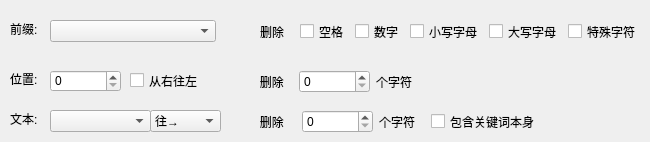
       <widget class="QWidget" name="tab_4">
        <attribute name="title">
         <string>删除</string>
        </attribute>
        <widget class="QCheckBox" name="checkBox_5">
         <property name="geometry">
          <rect>
           <x>130</x>
           <y>70</y>
           <width>84</width>
           <height>21</height>
          </rect>
         </property>
         <property name="text">
          <string>从右往左</string>
         </property>
        </widget>
        <widget class="QComboBox" name="comboBox_12">
         <property name="geometry">
          <rect>
           <x>50</x>
           <y>20</y>
           <width>166</width>
           <height>22</height>
          </rect>
         </property>
        </widget>
        <widget class="QLabel" name="label_11">
         <property name="geometry">
          <rect>
           <x>10</x>
           <y>20</y>
           <width>58</width>
           <height>17</height>
          </rect>
         </property>
         <property name="text">
          <string>前缀:</string>
         </property>
        </widget>
        <widget class="QLabel" name="label_12">
         <property name="geometry">
          <rect>
           <x>10</x>
           <y>110</y>
           <width>58</width>
           <height>17</height>
          </rect>
         </property>
         <property name="text">
          <string>文本:</string>
         </property>
        </widget>
        <widget class="QLabel" name="label_13">
         <property name="geometry">
          <rect>
           <x>10</x>
           <y>70</y>
           <width>58</width>
           <height>17</height>
          </rect>
         </property>
         <property name="text">
          <string>位置:</string>
         </property>
        </widget>
        <widget class="QSpinBox" name="spinBox_2">
         <property name="geometry">
          <rect>
           <x>50</x>
           <y>70</y>
           <width>71</width>
           <height>22</height>
          </rect>
         </property>
        </widget>
        <widget class="QComboBox" name="comboBox_13">
         <property name="geometry">
          <rect>
           <x>50</x>
           <y>110</y>
           <width>101</width>
           <height>22</height>
          </rect>
         </property>
        </widget>
        <widget class="QComboBox" name="comboBox_14">
         <property name="geometry">
          <rect>
           <x>150</x>
           <y>110</y>
           <width>71</width>
           <height>22</height>
          </rect>
         </property>
         <item>
          <property name="text">
           <string>往→</string>
          </property>
         </item>
         <item>
          <property name="text">
           <string>往←</string>
          </property>
         </item>
         <item>
          <property name="text">
           <string>往→到底</string>
          </property>
         </item>
         <item>
          <property name="text">
           <string>往←到底</string>
          </property>
         </item>
        </widget>
        <widget class="QWidget" name="layoutWidget">
         <property name="geometry">
          <rect>
           <x>260</x>
           <y>20</y>
           <width>381</width>
           <height>23</height>
          </rect>
         </property>
         <layout class="QHBoxLayout" name="horizontalLayout_9">
          <item>
           <widget class="QLabel" name="label_14">
            <property name="text">
             <string>删除</string>
            </property>
           </widget>
          </item>
          <item>
           <widget class="QCheckBox" name="checkBox_6">
            <property name="text">
             <string>空格</string>
            </property>
           </widget>
          </item>
          <item>
           <widget class="QCheckBox" name="checkBox_7">
            <property name="text">
             <string>数字</string>
            </property>
           </widget>
          </item>
          <item>
           <widget class="QCheckBox" name="checkBox_8">
            <property name="text">
             <string>小写字母</string>
            </property>
           </widget>
          </item>
          <item>
           <widget class="QCheckBox" name="checkBox_9">
            <property name="text">
             <string>大写字母</string>
            </property>
           </widget>
          </item>
          <item>
           <widget class="QCheckBox" name="checkBox_10">
            <property name="text">
             <string>特殊字符</string>
            </property>
           </widget>
          </item>
         </layout>
        </widget>
        <widget class="QWidget" name="layoutWidget">
         <property name="geometry">
          <rect>
           <x>250</x>
           <y>70</y>
           <width>169</width>
           <height>23</height>
          </rect>
         </property>
         <layout class="QHBoxLayout" name="horizontalLayout_10">
          <item>
           <widget class="QLabel" name="label_15">
            <property name="text">
             <string>   删除</string>
            </property>
           </widget>
          </item>
          <item>
           <widget class="QSpinBox" name="spinBox_3">
            <property name="minimumSize">
             <size>
              <width>71</width>
              <height>0</height>
             </size>
            </property>
           </widget>
          </item>
          <item>
           <widget class="QLabel" name="label_17">
            <property name="text">
             <string>个字符</string>
            </property>
           </widget>
          </item>
         </layout>
        </widget>
        <widget class="QWidget" name="layoutWidget">
         <property name="geometry">
          <rect>
           <x>250</x>
           <y>110</y>
           <width>290</width>
           <height>23</height>
          </rect>
         </property>
         <layout class="QHBoxLayout" name="horizontalLayout_11">
          <item>
           <widget class="QLabel" name="label_16">
            <property name="text">
             <string>   删除  </string>
            </property>
           </widget>
          </item>
          <item>
           <widget class="QSpinBox" name="spinBox_4">
            <property name="minimumSize">
             <size>
              <width>71</width>
              <height>0</height>
             </size>
            </property>
           </widget>
          </item>
          <item>
           <widget class="QLabel" name="label_18">
            <property name="text">
             <string>个字符</string>
            </property>
           </widget>
          </item>
          <item>
           <widget class="QCheckBox" name="checkBox_11">
            <property name="text">
             <string>包含关键词本身</string>
            </property>
           </widget>
          </item>
         </layout>
        </widget>
       </widget>
